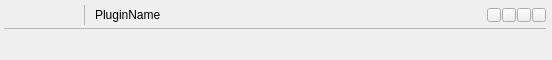
<?xml version="1.0" encoding="UTF-8"?>
<ui version="4.0">
 <class>PluginWidget</class>
 <widget class="QFrame" name="PluginWidget">
  <property name="geometry">
   <rect>
    <x>0</x>
    <y>0</y>
    <width>552</width>
    <height>60</height>
   </rect>
  </property>
  <property name="contextMenuPolicy">
   <enum>Qt::CustomContextMenu</enum>
  </property>
  <property name="windowTitle">
   <string>Frame</string>
  </property>
  <property name="lineWidth">
   <number>0</number>
  </property>
  <layout class="QVBoxLayout" name="verticalLayout">
   <property name="spacing">
    <number>0</number>
   </property>
   <property name="leftMargin">
    <number>4</number>
   </property>
   <property name="topMargin">
    <number>3</number>
   </property>
   <property name="rightMargin">
    <number>6</number>
   </property>
   <property name="bottomMargin">
    <number>3</number>
   </property>
   <item>
    <layout class="QHBoxLayout" name="layout_top">
     <property name="spacing">
      <number>1</number>
     </property>
     <item>
      <widget class="QWidget" name="w_buttons" native="true">
       <property name="minimumSize">
        <size>
         <width>72</width>
         <height>24</height>
        </size>
       </property>
       <property name="maximumSize">
        <size>
         <width>72</width>
         <height>24</height>
        </size>
       </property>
       <layout class="QHBoxLayout" name="horizontalLayout">
        <property name="spacing">
         <number>0</number>
        </property>
        <property name="margin">
         <number>0</number>
        </property>
        <item>
         <widget class="PixmapButton" name="b_enable">
          <property name="minimumSize">
           <size>
            <width>24</width>
            <height>24</height>
           </size>
          </property>
          <property name="maximumSize">
           <size>
            <width>24</width>
            <height>24</height>
           </size>
          </property>
          <property name="text">
           <string/>
          </property>
          <property name="icon">
           <iconset resource="../resources.qrc">
            <normaloff>:/bitmaps/button_off.png</normaloff>:/bitmaps/button_off.png</iconset>
          </property>
          <property name="iconSize">
           <size>
            <width>24</width>
            <height>24</height>
           </size>
          </property>
          <property name="checkable">
           <bool>true</bool>
          </property>
          <property name="flat">
           <bool>true</bool>
          </property>
         </widget>
        </item>
        <item>
         <widget class="PixmapButton" name="b_gui">
          <property name="minimumSize">
           <size>
            <width>24</width>
            <height>24</height>
           </size>
          </property>
          <property name="maximumSize">
           <size>
            <width>24</width>
            <height>24</height>
           </size>
          </property>
          <property name="text">
           <string/>
          </property>
          <property name="icon">
           <iconset resource="../resources.qrc">
            <normaloff>:/bitmaps/button_gui.png</normaloff>:/bitmaps/button_gui.png</iconset>
          </property>
          <property name="iconSize">
           <size>
            <width>24</width>
            <height>24</height>
           </size>
          </property>
          <property name="checkable">
           <bool>true</bool>
          </property>
          <property name="flat">
           <bool>true</bool>
          </property>
         </widget>
        </item>
        <item>
         <widget class="PixmapButton" name="b_edit">
          <property name="minimumSize">
           <size>
            <width>24</width>
            <height>24</height>
           </size>
          </property>
          <property name="maximumSize">
           <size>
            <width>24</width>
            <height>24</height>
           </size>
          </property>
          <property name="text">
           <string/>
          </property>
          <property name="icon">
           <iconset resource="../resources.qrc">
            <normaloff>:/bitmaps/button_edit.png</normaloff>:/bitmaps/button_edit.png</iconset>
          </property>
          <property name="iconSize">
           <size>
            <width>24</width>
            <height>24</height>
           </size>
          </property>
          <property name="checkable">
           <bool>true</bool>
          </property>
          <property name="flat">
           <bool>true</bool>
          </property>
         </widget>
        </item>
       </layout>
      </widget>
     </item>
     <item>
      <spacer name="spacer_namesep1">
       <property name="orientation">
        <enum>Qt::Horizontal</enum>
       </property>
       <property name="sizeType">
        <enum>QSizePolicy::Fixed</enum>
       </property>
       <property name="sizeHint" stdset="0">
        <size>
         <width>6</width>
         <height>1</height>
        </size>
       </property>
      </spacer>
     </item>
     <item>
      <widget class="Line" name="line_sep">
       <property name="minimumSize">
        <size>
         <width>0</width>
         <height>20</height>
        </size>
       </property>
       <property name="maximumSize">
        <size>
         <width>16777215</width>
         <height>20</height>
        </size>
       </property>
       <property name="lineWidth">
        <number>0</number>
       </property>
       <property name="midLineWidth">
        <number>1</number>
       </property>
       <property name="orientation">
        <enum>Qt::Vertical</enum>
       </property>
      </widget>
     </item>
     <item>
      <spacer name="spacer_namesep2">
       <property name="orientation">
        <enum>Qt::Horizontal</enum>
       </property>
       <property name="sizeType">
        <enum>QSizePolicy::Fixed</enum>
       </property>
       <property name="sizeHint" stdset="0">
        <size>
         <width>8</width>
         <height>1</height>
        </size>
       </property>
      </spacer>
     </item>
     <item>
      <widget class="QLabel" name="label_name">
       <property name="text">
        <string>PluginName</string>
       </property>
       <property name="alignment">
        <set>Qt::AlignLeading|Qt::AlignLeft|Qt::AlignVCenter</set>
       </property>
      </widget>
     </item>
     <item>
      <spacer name="spacer_namesep3">
       <property name="orientation">
        <enum>Qt::Horizontal</enum>
       </property>
       <property name="sizeHint" stdset="0">
        <size>
         <width>20</width>
         <height>1</height>
        </size>
       </property>
      </spacer>
     </item>
     <item>
      <layout class="QHBoxLayout" name="layout_peaks">
       <property name="spacing">
        <number>4</number>
       </property>
       <property name="leftMargin">
        <number>4</number>
       </property>
       <property name="topMargin">
        <number>2</number>
       </property>
       <property name="rightMargin">
        <number>4</number>
       </property>
       <property name="bottomMargin">
        <number>2</number>
       </property>
       <item>
        <widget class="DigitalPeakMeter" name="peak_in" native="true">
         <property name="minimumSize">
          <size>
           <width>80</width>
           <height>0</height>
          </size>
         </property>
         <property name="maximumSize">
          <size>
           <width>80</width>
           <height>16777215</height>
          </size>
         </property>
        </widget>
       </item>
       <item>
        <widget class="DigitalPeakMeter" name="peak_out" native="true">
         <property name="minimumSize">
          <size>
           <width>80</width>
           <height>0</height>
          </size>
         </property>
         <property name="maximumSize">
          <size>
           <width>80</width>
           <height>16777215</height>
          </size>
         </property>
        </widget>
       </item>
      </layout>
     </item>
     <item>
      <layout class="QHBoxLayout" name="layout_leds">
       <property name="spacing">
        <number>1</number>
       </property>
       <item>
        <widget class="LEDButton" name="led_control">
         <property name="minimumSize">
          <size>
           <width>14</width>
           <height>14</height>
          </size>
         </property>
         <property name="maximumSize">
          <size>
           <width>14</width>
           <height>14</height>
          </size>
         </property>
         <property name="text">
          <string/>
         </property>
         <property name="checkable">
          <bool>true</bool>
         </property>
        </widget>
       </item>
       <item>
        <widget class="LEDButton" name="led_midi">
         <property name="minimumSize">
          <size>
           <width>14</width>
           <height>14</height>
          </size>
         </property>
         <property name="maximumSize">
          <size>
           <width>14</width>
           <height>14</height>
          </size>
         </property>
         <property name="text">
          <string/>
         </property>
         <property name="checkable">
          <bool>true</bool>
         </property>
        </widget>
       </item>
       <item>
        <widget class="LEDButton" name="led_audio_in">
         <property name="minimumSize">
          <size>
           <width>14</width>
           <height>14</height>
          </size>
         </property>
         <property name="maximumSize">
          <size>
           <width>14</width>
           <height>14</height>
          </size>
         </property>
         <property name="text">
          <string/>
         </property>
         <property name="checkable">
          <bool>true</bool>
         </property>
        </widget>
       </item>
       <item>
        <widget class="LEDButton" name="led_audio_out">
         <property name="minimumSize">
          <size>
           <width>14</width>
           <height>14</height>
          </size>
         </property>
         <property name="maximumSize">
          <size>
           <width>14</width>
           <height>14</height>
          </size>
         </property>
         <property name="text">
          <string/>
         </property>
         <property name="checkable">
          <bool>true</bool>
         </property>
        </widget>
       </item>
      </layout>
     </item>
    </layout>
   </item>
   <item>
    <widget class="Line" name="line">
     <property name="lineWidth">
      <number>0</number>
     </property>
     <property name="midLineWidth">
      <number>1</number>
     </property>
     <property name="orientation">
      <enum>Qt::Horizontal</enum>
     </property>
    </widget>
   </item>
   <item>
    <layout class="QHBoxLayout" name="layout_bottom">
     <property name="spacing">
      <number>1</number>
     </property>
     <property name="leftMargin">
      <number>12</number>
     </property>
     <property name="topMargin">
      <number>4</number>
     </property>
     <property name="rightMargin">
      <number>12</number>
     </property>
     <item>
      <widget class="QWidget" name="w_knobs_left" native="true">
       <layout class="QHBoxLayout" name="horizontalLayout_3"/>
      </widget>
     </item>
     <item>
      <spacer name="spacer_knobs">
       <property name="orientation">
        <enum>Qt::Horizontal</enum>
       </property>
       <property name="sizeHint" stdset="0">
        <size>
         <width>40</width>
         <height>20</height>
        </size>
       </property>
      </spacer>
     </item>
     <item>
      <widget class="QWidget" name="w_knobs_right" native="true">
       <layout class="QHBoxLayout" name="horizontalLayout_2"/>
      </widget>
     </item>
    </layout>
   </item>
  </layout>
 </widget>
 <customwidgets>
  <customwidget>
   <class>DigitalPeakMeter</class>
   <extends>QWidget</extends>
   <header>digitalpeakmeter.h</header>
   <container>1</container>
  </customwidget>
  <customwidget>
   <class>LEDButton</class>
   <extends>QPushButton</extends>
   <header>ledbutton.h</header>
  </customwidget>
  <customwidget>
   <class>PixmapButton</class>
   <extends>QPushButton</extends>
   <header>pixmapbutton.h</header>
  </customwidget>
 </customwidgets>
 <resources>
  <include location="../resources.qrc"/>
 </resources>
 <connections/>
</ui>
